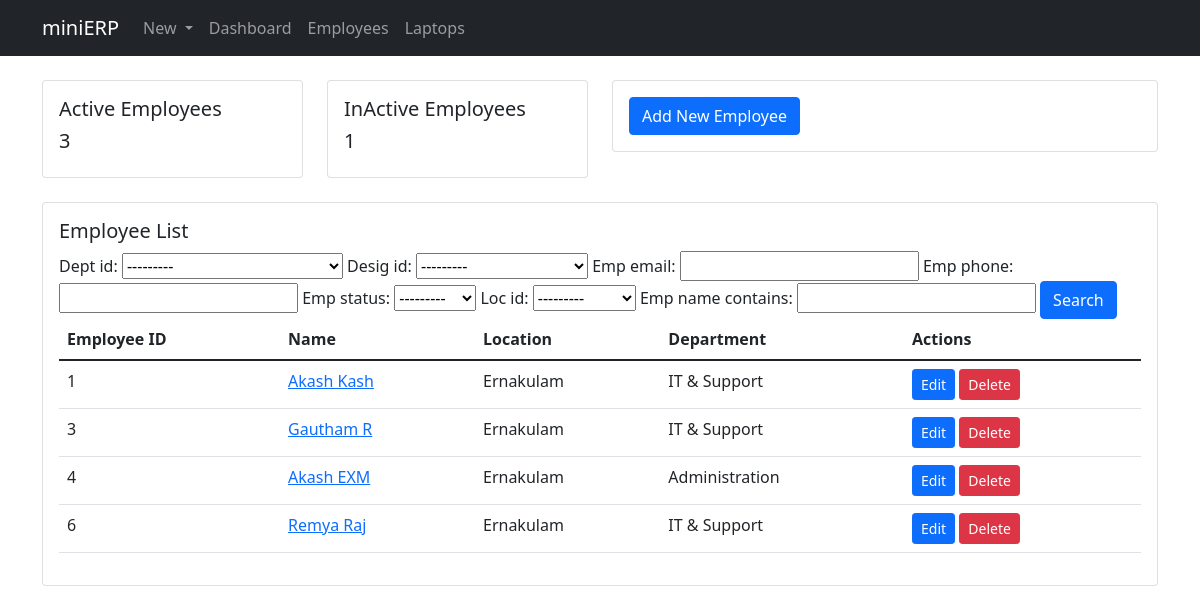
Before: /dash_employees/ with the older database file.
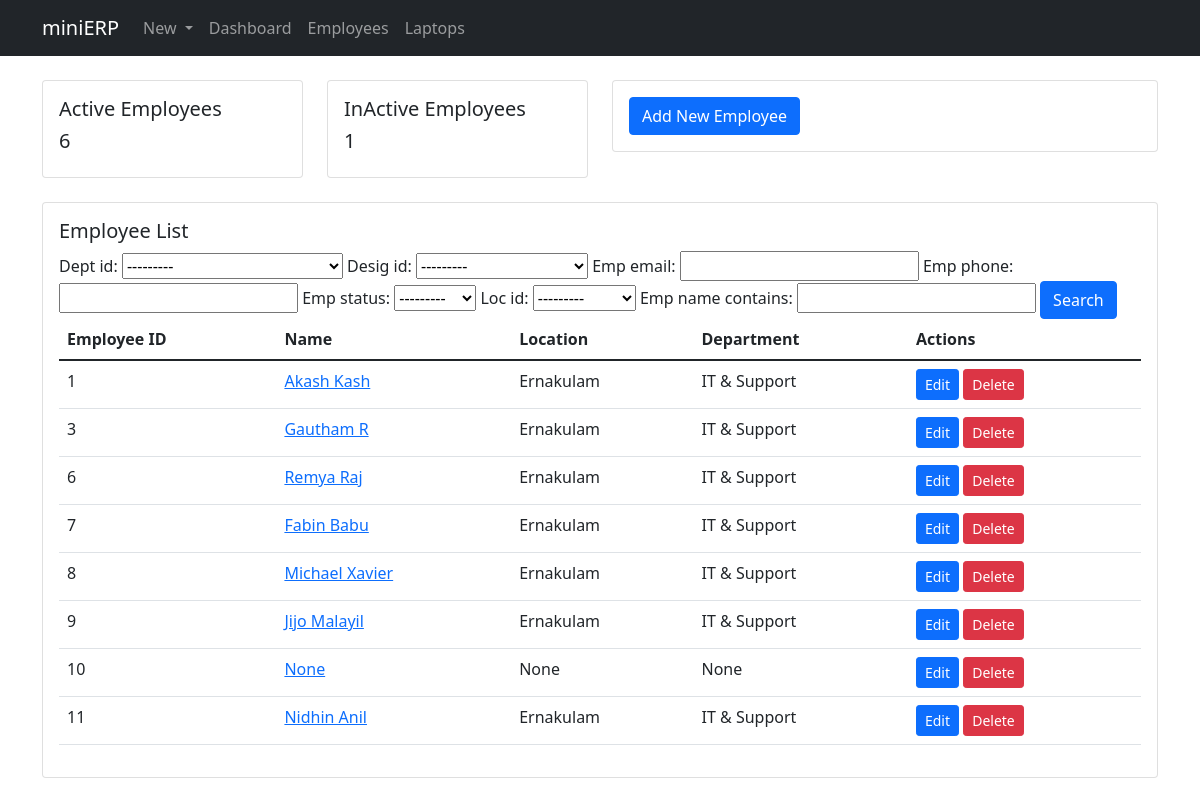
After: the same page with the newer database file.
### hardware/models.py (models this page shows, shortened)
class Employee(models.Model):
    EMPLOYEE_STATUS = (
        ('Active', 'Active'),
        ('InActive', 'Inactive'),
    )
    emp_id = models.AutoField(primary_key=True, editable=False)
    dept_id = models.ForeignKey(Department, null=True, on_delete=models.SET_NULL)
    desig_id = models.ForeignKey(Designation, null=True, on_delete=models.SET_NULL)
    username = models.ForeignKey(User, null=True, on_delete=models.SET_NULL)
    emp_name = models.CharField(max_length=100, null=True)
    emp_email = models.CharField(max_length=100, null=True)
    emp_phone = models.IntegerField(null=True)
    emp_status = models.CharField(max_length=10, null=True, choices=EMPLOYEE_STATUS)
    loc_id = models.ForeignKey(Location, null=True, blank=False, on_delete=models.SET_NULL)
    emp_date_joined = models.DateField
    emp_date_exited = models.DateField
    emp_date_created = models.DateField(auto_now_add=True)
    history = HistoricalRecords()

class Location(models.Model):
    location_id = models.AutoField(primary_key=True, editable=False)
    location = models.CharField(max_length=20, null=True)
    def __str__(self):
        return self.location

class Department(models.Model):
    department_id = models.AutoField(primary_key=True, editable=False)
    dept_name = models.CharField(max_length=50, null=False, blank=False)
    def __str__(self):
        return self.dept_name

### hardware/views.py (the view)
# urls.py: path('dash_employees/', views.employees, name='dash_employees'),
def employees(request):
    employees = Employee.objects.all()
    active_emps = Employee.objects.filter(emp_status = 'Active').count()
    inactive_emps = Employee.objects.filter(emp_status = 'InActive').count()
    myFilter = EmployeeFilter(request.GET, queryset=employees)
    employees = myFilter.qs
    context = {'active_emps': active_emps, 'inactive_emps': inactive_emps, 'employees': employees,
    'myFilter':myFilter}
    return render(request, 'hardware/dash_employees.html', context)

### hardware/models.py (called while the page is built)
    def __str__(self):
        return self.designation

### hardware/templates/hardware/dash_employees.html
{% extends 'hardware/main.html' %}
{% block content %}
<div class="container">
    <div class="row">
        <div class="col-md-6">
            <div class="row">
                <div class="col-sm-6">
                  <div class="card">
                    <div class="card-body">
                      <h5 class="card-title">Active Employees</h5>
                      <h5>{{active_emps}}</h5>
                    </div>
                  </div>
                </div>
                <div class="col-sm-6">
                  <div class="card">
                    <div class="card-body">
                      <h5 class="card-title">InActive Employees</h5>
                      <h5>{{inactive_emps}}</h5>
                    </div>
                  </div>
                </div>
              </div>
            </div>
        <div class="col-md-6">
          <div class="card">
            <div class="card-body">
              <div class="card-text">
                <a class="btn btn-primary" href="{% url 'employee_add' %}">Add New Employee</a>
              </div>
            </div>
          </div>
        </div>
    </div>
    <div class="row my-4">
        <div class="col">
            <div class="card card-body">
                <h5 class="card-title">Employee List</h5>
                <form method="GET">
                  {{myFilter.form}}
                  <button class="btn btn-primary" type="submit">Search</button>
                </form>
                <table class="table table-stripped">
                    <thead>
                      <tr>
                        <th scope="col">Employee ID</th>
                        <th scope="col">Name</th>
                        <th scope="col">Location</th>
                        <th scope="col">Department</th>
                        <th scope="col">Actions</th>
                      </tr>
                    </thead>
                    <tbody>
                      {% for employee in employees %}
                      <tr>
                        <td>{{employee.emp_id}}</td>
                        <td><a href="{% url 'employee' pk=employee.emp_id %}">{{employee.emp_name}}</a></td>
                        <td>{{employee.loc_id}}</td>
                        <td>{{employee.dept_id}}</td>
                        <td><a class="btn btn-primary btn-sm" href="{% url 'employee_edit' pk=employee.emp_id %}">Edit</a> <a href="{% url 'employee_del' pk=employee.emp_id %}" class="btn btn-danger btn-sm">Delete</a></td>
                      </tr>
                      {% endfor %}
                    </tbody>
                </table>
            </div>
        </div>
    </div>
</div>
{% endblock %}

### hardware/templates/hardware/main.html (shortened to what this page needs)
<!DOCTYPE html>
<html lang="en">
<head>
    <link href="https://cdn.jsdelivr.net/npm/bootstrap@5.1.3/dist/css/bootstrap.min.css" rel="stylesheet">
</head>
<body>
    {% include 'hardware/navbar.html' %}
    <br>
    {% block content %}
    {% endblock %}
</body>
</html>

### hardware/templates/hardware/navbar.html (shortened to what this page needs)
<nav class="navbar navbar-expand-lg navbar-dark bg-dark">
    <div class="container">
        <span class="navbar-brand mb-0 h1">miniERP</span>
      <div class="collapse navbar-collapse" id="navbarSupportedContent">
        <ul class="navbar-nav me-auto mb-2 mb-lg-0">
          <li class="nav-item dropdown">
            <a class="nav-link dropdown-toggle" href="#" id="navbarDropdown" role="button" data-bs-toggle="dropdown" aria-expanded="false">
              New
            </a>
          </li>
          <li class="nav-item">
            <a class="nav-link" aria-current="page" href="{% url 'home' %}">Dashboard</a>
          </li>
          <li class="nav-item">
            <a class="nav-link" aria-current="page" href="{% url 'dash_employees' %}">Employees</a>
          </li>
          <li class="nav-item">
            <a class="nav-link" aria-current="page" href="{% url 'dash_laptops' %}">Laptops</a>
          </li>
        </ul>
      </div>
    </div>
  </nav>

Changed rows visible on the page:
removed Employee: emp_id "4", emp_name "Akash EXM", loc_id "Ernakulam", dept_id "Administration"
added Employee: emp_id "7", emp_name "Fabin Babu", loc_id "Ernakulam", dept_id "IT & Support"
added Employee: emp_id "8", emp_name "Michael Xavier", loc_id "Ernakulam", dept_id "IT & Support"
added Employee: emp_id "9", emp_name "Jijo Malayil", loc_id "Ernakulam", dept_id "IT & Support"
added Employee: emp_id "10", emp_name "None", loc_id "None", dept_id "None"
added Employee: emp_id "11", emp_name "Nidhin Anil", loc_id "Ernakulam", dept_id "IT & Support"
Other visible differences:
{{ active_emps }}: "3" → "6"
